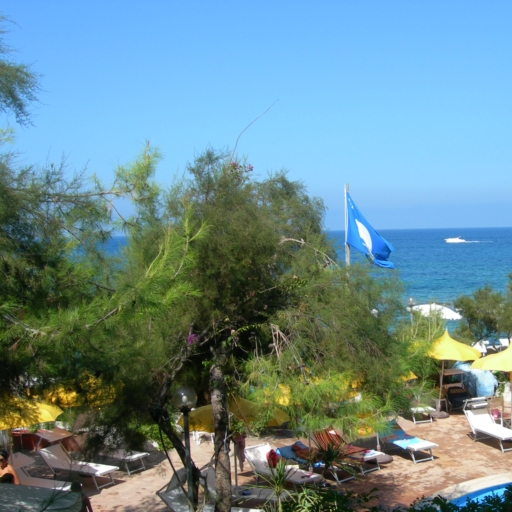
#> input picture immagini/Immagini/mare.jpg, 512 x 512 px, given in place of mare.png, which was not available
$ python esercizio_8.py
#> lines starting #> are read from the running program, lines starting #| are printed output that depends on the picture; after the words box and inside, x2 and y2 are one past the last pixel; in counts of white or black regions, pixels touching at a corner belong together; pictures that were not available may be replaced by others from this repository, and a replacement may not be noted
import numpy as np
import matplotlib.pyplot as plt
import skimage.io as io
import scipy.ndimage as ndi
from skimage.transform import warp

if __name__ == '__main__':
    path = 'C:\\Users\\rocco\\Documents\\università\\ESM\\laboratorio\\Immagini\\'
    im = path+'mare.png'
    x = np.float32(io.imread(im))

    # punto A
    X = np.fft.fft2(x)
    R = np.real(np.fft.ifft2(np.abs(X)**2))
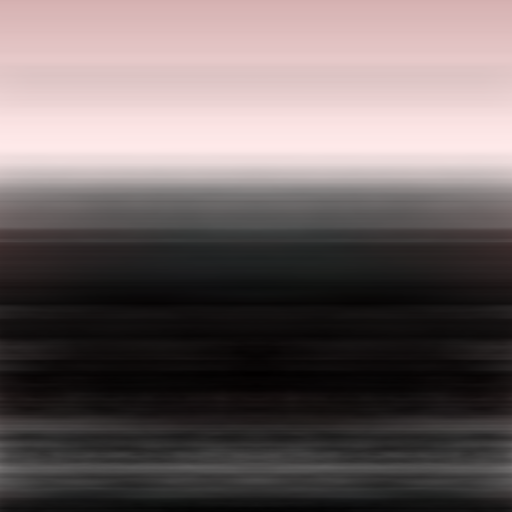
#> R: shape (512, 512, 3) float64; mean of channels 0, 1, 2 31387310.1, 28926768.6, 28926768.6; drawn with min black and max white
    R = np.fft.fftshift(R)
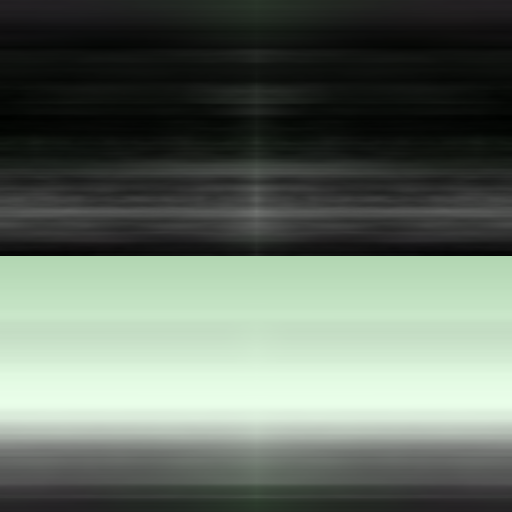
#> R: shape (512, 512, 3) float64; mean of channels 0, 1, 2 28926768.6, 31387310.1, 28926768.6; drawn with min black and max white
#> (the run stopped early here; a loop or call above may not have finished)

$ run again, with immagini/Immagini/azzurro.jpg copied over immagini/Immagini/mare.jpg
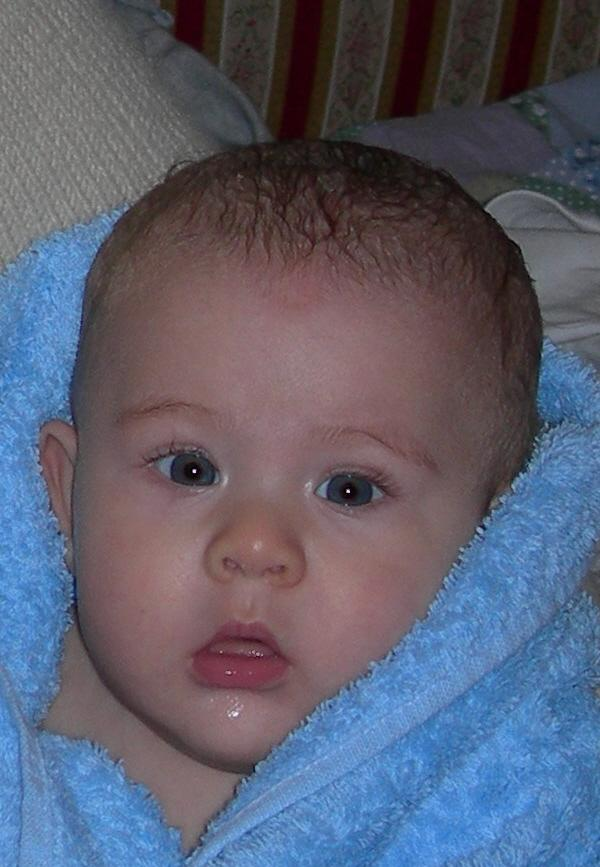
#> input picture immagini/Immagini/azzurro.jpg, 600 x 867 px, given in place of mare.png, which was not available
#> `R = np.real(np.fft.ifft2(np.abs(X)**2))`:
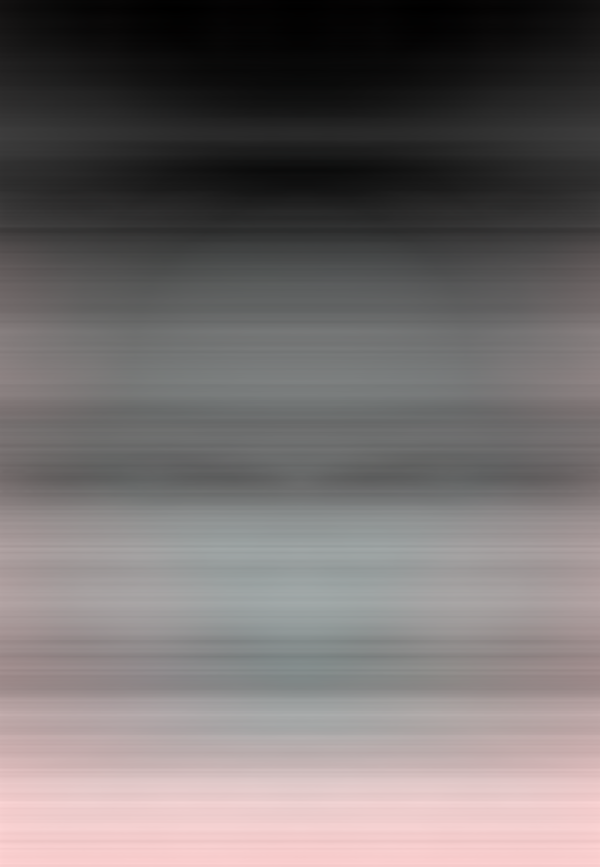
#> R: shape (867, 600, 3) float64; mean of channels 0, 1, 2 19192031.4, 18432362, 18432362; drawn with min black and max white
#> `R = np.fft.fftshift(R)`:
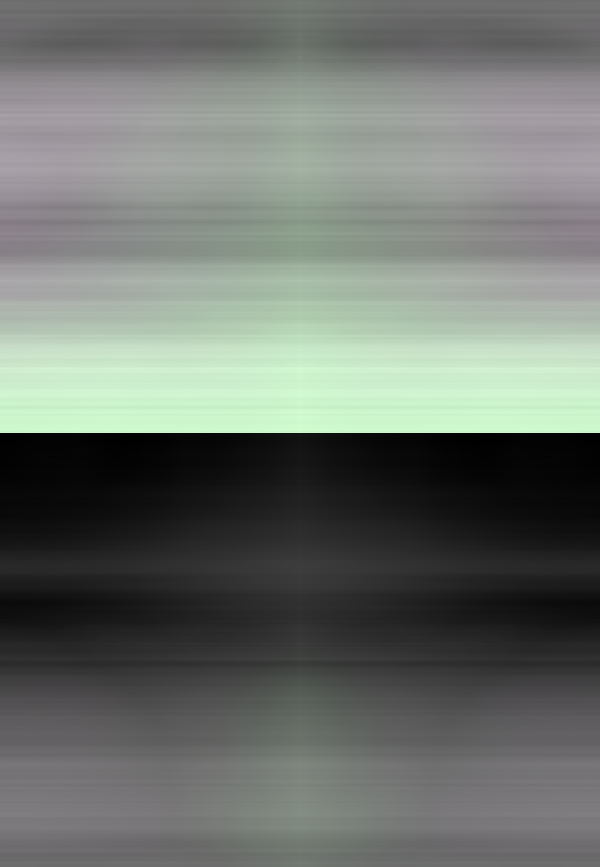
#> R: shape (867, 600, 3) float64; mean of channels 0, 1, 2 18432362, 19192031.4, 18432362; drawn with min black and max white
